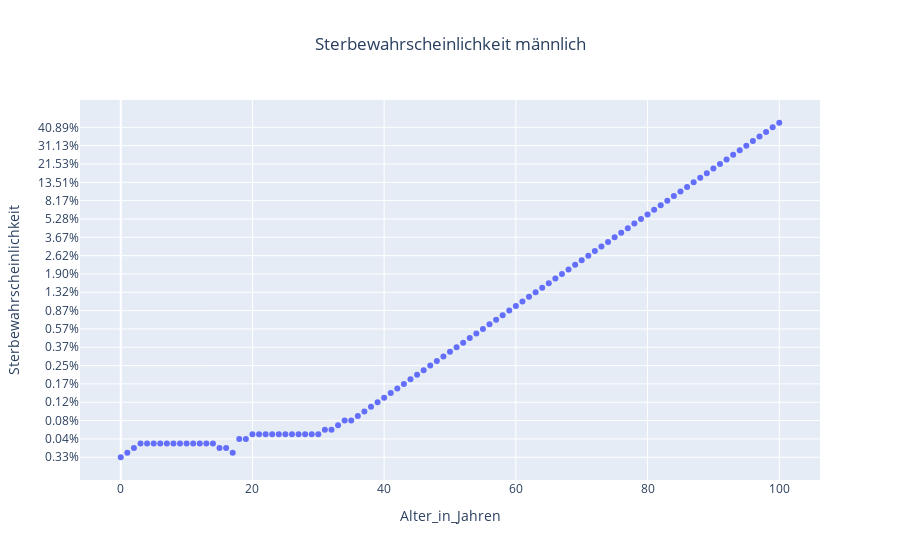

The code cell stored with this chart in its notebook:
### Markdown cell above
## Sterbewahrscheinlichkeit jedes Jahr
### männlich

### Code cell
# Daten der y-Achse mit 100 multiplizieren und als Prozent formatieren
df['Sterbewahrscheinlichkeit'] = df['Sterbewahrscheinlichkeit_maennlich_Prozent'] * 100
df['Sterbewahrscheinlichkeit'] = df['Sterbewahrscheinlichkeit'].map('{:.2f}%'.format)

# Plot erstellen
fig = px.scatter(df, 
                 x='Alter_in_Jahren', 
                 y='Sterbewahrscheinlichkeit', 
                 title='Sterbewahrscheinlichkeit männlich')

fig.update_layout(title_x=0.5)

fig.show()

### Figure 1 — Plotly figure (JSON) as saved in the notebook; plotly's stock layout.template omitted (floating-point values rounded to 4 significant figures)
{"data": [{"hovertemplate": "Alter_in_Jahren=%{x}<br>Sterbewahrscheinlichkeit=%{y}<extra></extra>", "legendgroup": "", "marker": {"color": "#636efa", "symbol": "circle"}, "mode": "markers", "name": "", "orientation": "h", "showlegend": false, "type": "scatter", "x": [0, 1, 2, 3, 4, 5, 6, 7, 8, 9, 10, 11, 12, 13, 14, 15, 16, 17, 18, 19, 20, 21, 22, 23, 24, 25, 26, 27, 28, 29, 30, 31, 32, 33, 34, 35, 36, 37, 38, 39, 40, 41, 42, 43, 44, 45, 46, 47, 48, 49, 50, 51, 52, 53, 54, 55, 56, 57, 58, 59, 60, 61, 62, 63, 64, 65, 66, 67, 68, 69, 70, 71, 72, 73, 74, 75, 76, 77, 78, 79, 80, 81, 82, 83, 84, 85, 86, 87, 88, 89, 90, 91, 92, 93, 94, 95, 96, 97, 98, 99, 100], "xaxis": "x", "y": ["0.33%", "0.03%", "0.02%", "0.01%", "0.01%", "0.01%", "0.01%", "0.01%", "0.01%", "0.01%", "0.01%", "0.01%", "0.01%", "0.01%", "0.01%", "0.02%", "0.02%", "0.03%", "0.04%", "0.04%", "0.05%", "0.05%", "0.05%", "0.05%", "0.05%", "0.05%", "0.05%", "0.05%", "0.05%", "0.05%", "0.05%", "0.06%", "0.06%", "0.07%", "0.08%", "0.08%", "0.09%", "0.10%", "0.11%", "0.12%", "0.13%", "0.14%", "0.16%", "0.17%", "0.19%", "0.21%", "0.23%", "0.25%", "0.27%", "0.30%", "0.34%", "0.37%", "0.41%", "0.46%", "0.51%", "0.57%", "0.63%", "0.70%", "0.78%", "0.87%", "0.97%", "1.08%", "1.20%", "1.32%", "1.46%", "1.60%", "1.74%", "1.90%", "2.06%", "2.23%", "2.42%", "2.62%", "2.85%", "3.09%", "3.37%", "3.67%", "4.00%", "4.37%", "4.80%", "5.28%", "5.83%", "6.48%", "7.25%", "8.17%", "9.24%", "10.49%", "11.91%", "13.51%", "15.29%", "17.22%", "19.31%", "21.53%", "23.85%", "26.25%", "28.68%", "31.13%", "33.58%", "36.03%", "38.47%", "40.89%", "43.28%"], "yaxis": "y"}], "layout": {"legend": {"tracegroupgap": 0}, "title": {"text": "Sterbewahrscheinlichkeit männlich", "x": 0.5}, "xaxis": {"anchor": "y", "domain": [0, 1], "title": {"text": "Alter_in_Jahren"}}, "yaxis": {"anchor": "x", "domain": [0, 1], "title": {"text": "Sterbewahrscheinlichkeit"}}}}
